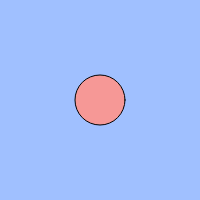
Frame 1 (no input)
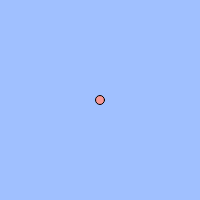
Frame 60 (no input)
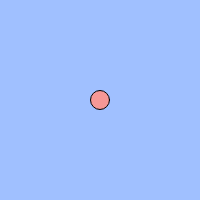
Frame 120 (the mouse pressed at the canvas centre since frame 60)

The p5.js sketch that drew these frames (run headless with seeded random() and noise() and a simulated clock; from frame 60 on, the mouse is pressed at the canvas centre):

// p5.js sketch
// ── sketch.js
// 練習問題「心臓の鼓動のように大きくなったり小さくなったりする円」
let count;
let cycle;
let size;

function setup(){
  createCanvas(200, 200);
  count = 0;
  counta =50;
  cycle = 50;
  size=50;
}

function draw(){
  background(160, 192, 255);
  count = (count + 1) % cycle;
  counta = (counta - 1)% cycle;
  // BLANK[1]
  fill(246,152,150)
  ellipse(width/2,height/2 , size);
  if(count<25){
  size=count;
  }
  else{
  size= 50-count;
  }



}
